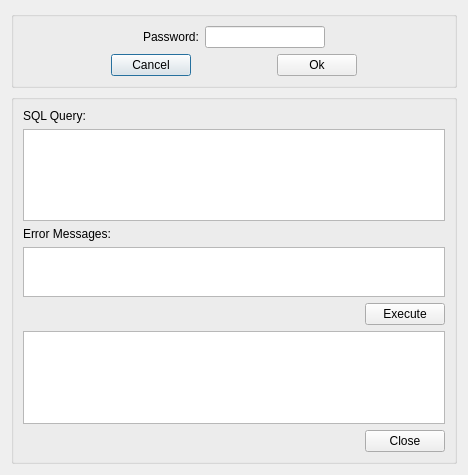
<?xml version="1.0" encoding="UTF-8"?>
<ui version="4.0">
 <class>SQLConsole</class>
 <widget class="QDialog" name="SQLConsole">
  <property name="geometry">
   <rect>
    <x>0</x>
    <y>0</y>
    <width>468</width>
    <height>475</height>
   </rect>
  </property>
  <property name="windowTitle">
   <string>Dialog</string>
  </property>
  <layout class="QVBoxLayout" name="verticalLayout_3">
   <item>
    <widget class="QGroupBox" name="passwordLogin">
     <property name="minimumSize">
      <size>
       <width>0</width>
       <height>0</height>
      </size>
     </property>
     <property name="title">
      <string/>
     </property>
     <layout class="QVBoxLayout" name="verticalLayout_2">
      <item>
       <layout class="QHBoxLayout" name="horizontalLayout_2">
        <item>
         <spacer name="horizontalSpacer_2">
          <property name="orientation">
           <enum>Qt::Horizontal</enum>
          </property>
          <property name="sizeHint" stdset="0">
           <size>
            <width>40</width>
            <height>20</height>
           </size>
          </property>
         </spacer>
        </item>
        <item>
         <widget class="QLabel" name="label_3">
          <property name="text">
           <string>Password:</string>
          </property>
         </widget>
        </item>
        <item>
         <widget class="QLineEdit" name="password">
          <property name="echoMode">
           <enum>QLineEdit::Password</enum>
          </property>
         </widget>
        </item>
        <item>
         <spacer name="horizontalSpacer_3">
          <property name="orientation">
           <enum>Qt::Horizontal</enum>
          </property>
          <property name="sizeHint" stdset="0">
           <size>
            <width>40</width>
            <height>20</height>
           </size>
          </property>
         </spacer>
        </item>
       </layout>
      </item>
      <item>
       <layout class="QHBoxLayout" name="horizontalLayout_3">
        <item>
         <spacer name="horizontalSpacer_4">
          <property name="orientation">
           <enum>Qt::Horizontal</enum>
          </property>
          <property name="sizeHint" stdset="0">
           <size>
            <width>40</width>
            <height>20</height>
           </size>
          </property>
         </spacer>
        </item>
        <item>
         <widget class="QPushButton" name="passwordCancel">
          <property name="text">
           <string>Cancel</string>
          </property>
         </widget>
        </item>
        <item>
         <spacer name="horizontalSpacer_6">
          <property name="orientation">
           <enum>Qt::Horizontal</enum>
          </property>
          <property name="sizeType">
           <enum>QSizePolicy::Fixed</enum>
          </property>
          <property name="sizeHint" stdset="0">
           <size>
            <width>80</width>
            <height>20</height>
           </size>
          </property>
         </spacer>
        </item>
        <item>
         <widget class="QPushButton" name="passwordOk">
          <property name="text">
           <string>Ok</string>
          </property>
         </widget>
        </item>
        <item>
         <spacer name="horizontalSpacer_5">
          <property name="orientation">
           <enum>Qt::Horizontal</enum>
          </property>
          <property name="sizeHint" stdset="0">
           <size>
            <width>40</width>
            <height>20</height>
           </size>
          </property>
         </spacer>
        </item>
       </layout>
      </item>
     </layout>
    </widget>
   </item>
   <item>
    <widget class="QGroupBox" name="console">
     <property name="title">
      <string/>
     </property>
     <layout class="QVBoxLayout" name="verticalLayout">
      <item>
       <widget class="QLabel" name="querylabel">
        <property name="text">
         <string>SQL Query:</string>
        </property>
       </widget>
      </item>
      <item>
       <widget class="QPlainTextEdit" name="query"/>
      </item>
      <item>
       <widget class="QLabel" name="errorlabel">
        <property name="text">
         <string>Error Messages:</string>
        </property>
       </widget>
      </item>
      <item>
       <widget class="QPlainTextEdit" name="error">
        <property name="maximumSize">
         <size>
          <width>16777215</width>
          <height>50</height>
         </size>
        </property>
       </widget>
      </item>
      <item>
       <layout class="QHBoxLayout" name="horizontalLayout">
        <item>
         <spacer name="horizontalSpacer">
          <property name="orientation">
           <enum>Qt::Horizontal</enum>
          </property>
          <property name="sizeHint" stdset="0">
           <size>
            <width>40</width>
            <height>20</height>
           </size>
          </property>
         </spacer>
        </item>
        <item>
         <widget class="QPushButton" name="exec">
          <property name="text">
           <string>Execute</string>
          </property>
         </widget>
        </item>
       </layout>
      </item>
      <item>
       <widget class="QTableView" name="table"/>
      </item>
      <item>
       <widget class="QDialogButtonBox" name="Close">
        <property name="orientation">
         <enum>Qt::Horizontal</enum>
        </property>
        <property name="standardButtons">
         <set>QDialogButtonBox::Close</set>
        </property>
       </widget>
      </item>
     </layout>
    </widget>
   </item>
  </layout>
 </widget>
 <tabstops>
  <tabstop>password</tabstop>
  <tabstop>passwordOk</tabstop>
  <tabstop>passwordCancel</tabstop>
  <tabstop>table</tabstop>
  <tabstop>exec</tabstop>
  <tabstop>query</tabstop>
  <tabstop>error</tabstop>
 </tabstops>
 <resources/>
 <connections>
  <connection>
   <sender>Close</sender>
   <signal>accepted()</signal>
   <receiver>SQLConsole</receiver>
   <slot>accept()</slot>
   <hints>
    <hint type="sourcelabel">
     <x>248</x>
     <y>254</y>
    </hint>
    <hint type="destinationlabel">
     <x>157</x>
     <y>274</y>
    </hint>
   </hints>
  </connection>
  <connection>
   <sender>Close</sender>
   <signal>rejected()</signal>
   <receiver>SQLConsole</receiver>
   <slot>reject()</slot>
   <hints>
    <hint type="sourcelabel">
     <x>316</x>
     <y>260</y>
    </hint>
    <hint type="destinationlabel">
     <x>286</x>
     <y>274</y>
    </hint>
   </hints>
  </connection>
 </connections>
</ui>
